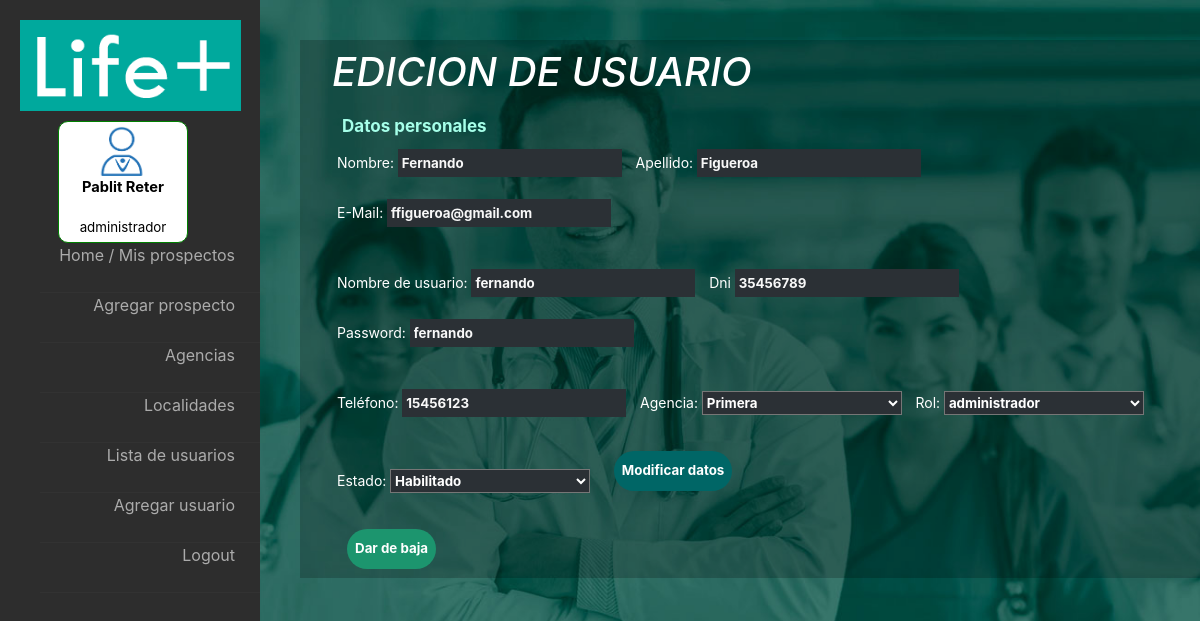
/controllers/editarusuario.php?id_usu=2 (signed in), run on the app's committed database.
### tables this page shows
CREATE TABLE `usuarios` (
  `id_usuario` int(5) NOT NULL,
  `id_rol` int(5) NOT NULL,
  `id_agencia` int(5) DEFAULT NULL,
  `id_legajo` int(5) NOT NULL,
  `password` varchar(50) NOT NULL,
  `estado` int(1) NOT NULL,
  `nombre_usuario` varchar(20) NOT NULL
);

CREATE TABLE `legajos` (
  `id_legajo` int(5) NOT NULL,
  `nombre` varchar(50) NOT NULL,
  `apellido` varchar(50) NOT NULL,
  `email` varchar(50) NOT NULL,
  `dni` int(8) NOT NULL,
  `telefono` int(10) NOT NULL
);

### fw/View.php (called while the page is built)
<?php
abstract class View {
	public function render() {
		include '../html/'.get_class($this).'.php';
	}
}

### fw/Database.php (called while the page is built, shortened)
<?php
class Database {
	private $res;
	private $cn = false;
	private static $instance = false;
	public static function getInstance() {
		if(! self::$instance) self::$instance = new Database;
		return self::$instance;
	}
	private function connectIfNotConnected() {
		if(!$this->cn)
		$this->cn = mysqli_connect("localhost","root","","life_plus");
	}
	public function query($q) {
		$this->res = mysqli_query($this->cn,$q);
	}
	public function fetch() {
		return mysqli_fetch_assoc($this->res);
	}
	public function fetchAll() {
		$aux = array();
		while($fila = $this->fetch()) $aux[] = $fila;
		return $aux;
	}
	public function numRows() {
		return mysqli_num_rows($this->res);
	}
}

### fw/Model.php (called while the page is built, shortened)
<?php
abstract class Model {
	public function __construct() {
		$this->db = Database::getInstance();
	}
}

### models/Usuarios.php (called while the page is built, shortened)
<?php
class Usuarios extends Model {
	public function existeUsuario($id_usuario) {
		$this->db->query("SELECT * FROM usuarios
						  WHERE id_usuario=".$id_usuario . " LIMIT 1;");
		return true;
	}
	public function getUsuario($id_usuario){
		if ($this->existeUsuario($id_usuario) == true) {
			$this->db->query("SELECT u.id_usuario as id_usuario, u.nombre_usuario as nombre_usuario, l.nombre as nombre, l.apellido as apellido, l.email as email, l.dni as dni, l.telefono as telefono, u.password as password, r.nombre as rol,r.id_rol as id_rol, a.nombre as agencia, e.nombre as estado, u.id_agencia as id_agencia
							FROM usuarios as u
							LEFT JOIN legajos as l ON u.id_legajo = l.id_legajo
							LEFT JOIN roles as r ON u.id_rol = r.id_rol
							LEFT JOIN agencias as a ON u.id_agencia = a.id_agencia
							LEFT JOIN estados as e ON u.estado = e.id_estado
							WHERE u.id_usuario=".$id_usuario);
			return $this->db->fetch();
		}
		else{
			die('no existe usuario');
		}
	}
}

### models/Agencias.php (called while the page is built, shortened)
<?php
class Agencias extends Model {
	public function getTodas() {
		$this->db->query("SELECT a.nombre as nombre,a.id_agencia id_agencia FROM agencias a
						  WHERE a.habilitada = 1;");
		return $this->db->fetchAll();
	}
}

### models/Roles.php (called while the page is built)
<?php
class Roles extends Model {
	public function getTodos() {
		$this->db->query("SELECT id_rol, nombre
						  FROM roles");
		return $this->db->fetchAll();
	}
}

### html/FormEdicionUsuario.php (the view, shortened to what this page needs)
<?php
	if($_SESSION['id_rol'] != 1)
		include("../html/LeftMenuBase.php");
	else
		include("../html/LeftMenuAdmin.php");
 ?>
		<?php $u=$this->usuario ?>
		<?php $a=$this->agencias ?>
		<?php $r=$this->roles ?>
		<div id="contenedor" >
			<h1> EDICION DE USUARIO </h1>
			<div id="sub_titulo">Datos personales</div>
			<form method="post" action="">
				<div class="div_in"><label for="n">Nombre:</label>
					<input id="n" type="text" name="nombre" disable value="<?=$u['nombre']?>"></input>
				</div>
				<div class="div_in"><label for="a">Apellido:</label>
					<input  id="a"type="text" name="apellido" disable value="<?=$u['apellido']?>"></input>
				</div>
				<div class="div_in"><label for="e">E-Mail:</label>
					<input id="e"type="text" name="email" disable  value="<?=$u['email']?>"></input>
				</div>
				<br/><br/>
				<div class="div_in"><label for="nu">Nombre de usuario:</label>
					<input  id="nu"type="text" disable name="nombre_usuario" value="<?=$u['nombre_usuario']?>"></input>
				</div>
				<div class="div_in"><label for="dni">Dni</label>
					<input  id="dni"type="text" disable name="dni" value="<?=$u['dni']?>"></input>
				</div>
				<div class="div_in"><label for="nu">Password:</label>
					<input  id="p"type="text" name="password" disable value="<?=$u['password']?>"></input>
				</div>
				<br/><br/>
				<div class="div_in"><label for="n">Teléfono:</label>
					<input id="t"type="text" disable name="telefono" value="<?=$u['telefono']?>"></input>
				</div>
				<div class="div_in">
				<label for="agencia">Agencia: </label>
				<select id="agencia" name="id_agencia"  style="width: 200px;" onchange="cambia()">
					<?php foreach ($a as $key) { ?>
		 				<option value="<?=$key['id_agencia']?>"><?=$key['nombre']?></option>
		 			<?php } ?>
		 		</select>
		 		</div>
		 		<div class="div_in">
		 		<label for="rol">Rol: </label>
				<select id="rol" name="id_rol" style="width: 200px;" onchange="cambia()">
					<?php foreach ($r as $key) { ?>
		 				<option value="<?=$key['id_rol']?>"><?=$key['nombre']?></option>
		 			<?php } ?>
		 		</select>
		 		</div>
		 		<div class="div_in">
		 		<label for="estado">Estado: </label>
				<select id="estado" name="id_estado" style="width: 200px;" onchange="cambia()">
		 				<option value="1">Habilitado</option>
		 		</select>
		 		</div>
				<div class="div_in"><input type="submit" name="modif" id="modif"  class="boton" value="Modificar datos"></div>
			</form>
			<form onsubmit="return confirm('¿Seguro que desea dar de baja a este usuario?');" action="bajausuario.php" method="post">
				<div class="div_in"><input style="cursor:pointer" type="submit" class="boton" value="Dar de baja" /></div>
			</form>
		</div>
	</div>
</body>
</html>

### css/stylehome.css (style rules this page uses)
h1 { font-style: normal; font-style: oblique; color:white; }
div.div_in label { font-size: 14px; }
body { object-position: : center; font-family: arial; background: url("fondo.jpg") no-repeat center; background-attachment: fixed; background-size: cover; height: 100vh; }
#contenedor { background: rgba(0, 0, 0, .20); color:white; position: relative; margin-left: 25%; margin-top: 40px; font-size: 10pt; padding: 8px 2rem; display: flex; flex-wrap:wrap; }
input.boton { height: 100%; box-sizing: border-box; margin: 10px; background: #1c956e;; color: white; border-radius: 20px; font-weight: bold; display: inline; float: right; }
input { height: 70%; background: #2b3035; color: #f8f8f8; font-weight: bold; border-color: transparent; margin-left: 7px; }
select { width: 100px; background-color: #2b3035; color: white; font-weight: bold; height: 60%; }
#sub_titulo { width: 100%; height: 30px; font-weight: bold; box-sizing: border-box; padding: 5px; margin: 5px; font-size: 17px; color:#a6ffe9; }
div.div_in { margin: 5px; box-sizing: border-box; display: inline-block; height: 40px; }

### data on the page
usuarios: nombre "Fernando", apellido "Figueroa", email "ffigueroa@gmail.com", nombre_usuario "fernando", dni "35456789", password "fernando", telefono "15456123"

### other printed values
$_SESSION['nombre_legajo'] "Pablit"
$_SESSION['apellido_legajo'] "Reter"
$_SESSION['nombre_rol'] "administrador"
form field id_agencia "Primera"
form field id_rol "administrador"
